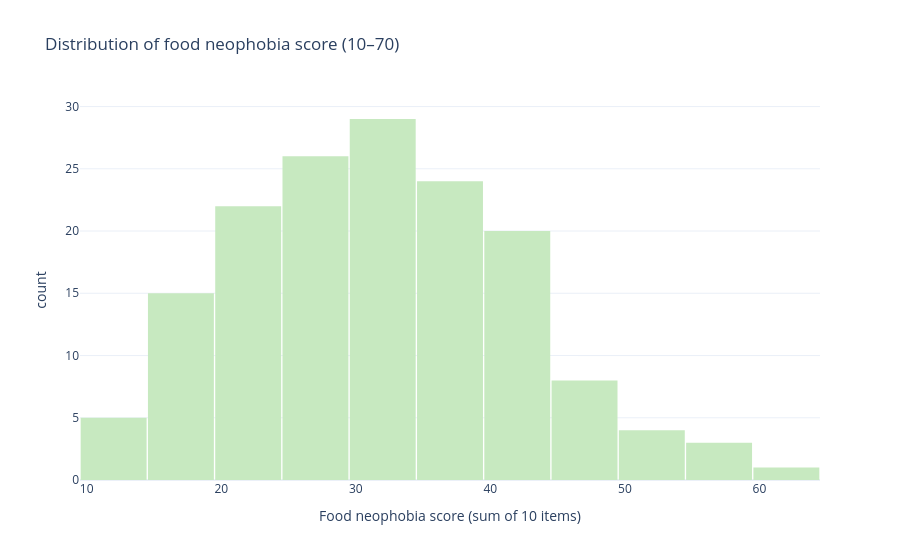

The code cell stored with this chart in its notebook:
### Code cell
fig_neophobia = px.histogram(
    df,
    x="food_neophobia_score",
    nbins=25,
    title="Distribution of food neophobia score (10–70)",
    labels={"food_neophobia_score": "Food neophobia score (sum of 10 items)"},
    color_discrete_sequence=[px.colors.sequential.Greens[2]],
)
fig_neophobia.update_layout(bargap=0.02, showlegend=False)
fig_neophobia.show()

fig_neophobia.write_html(images_path / "food_neophobia_hist.html")
fig_neophobia.write_image(images_path / "food_neophobia_hist.png", width=800, height=500, scale=3)
print("Saved food_neophobia_hist.html and .png")

### Figure 1 — Plotly figure (JSON) as saved in the notebook; plotly's stock layout.template omitted (floating-point values rounded to 4 significant figures; data arrays with more than 128 entries replaced by an {"elided": "..."} marker saying what was removed)
{"data": [{"alignmentgroup": "True", "bingroup": "x", "hovertemplate": "Food neophobia score (sum of 10 items)=%{x}<br>count=%{y}<extra></extra>", "legendgroup": "", "marker": {"color": "rgb(199,233,192)", "pattern": {"shape": ""}}, "name": "", "nbinsx": 25, "offsetgroup": "", "orientation": "v", "showlegend": false, "type": "histogram", "x": {"elided": "157 int values"}, "xaxis": "x", "yaxis": "y"}], "layout": {"bargap": 0.02, "barmode": "relative", "legend": {"tracegroupgap": 0}, "showlegend": false, "title": {"text": "Distribution of food neophobia score (10–70)"}, "xaxis": {"anchor": "y", "domain": [0, 1], "title": {"text": "Food neophobia score (sum of 10 items)"}}, "yaxis": {"anchor": "x", "domain": [0, 1], "title": {"text": "count"}}}}
